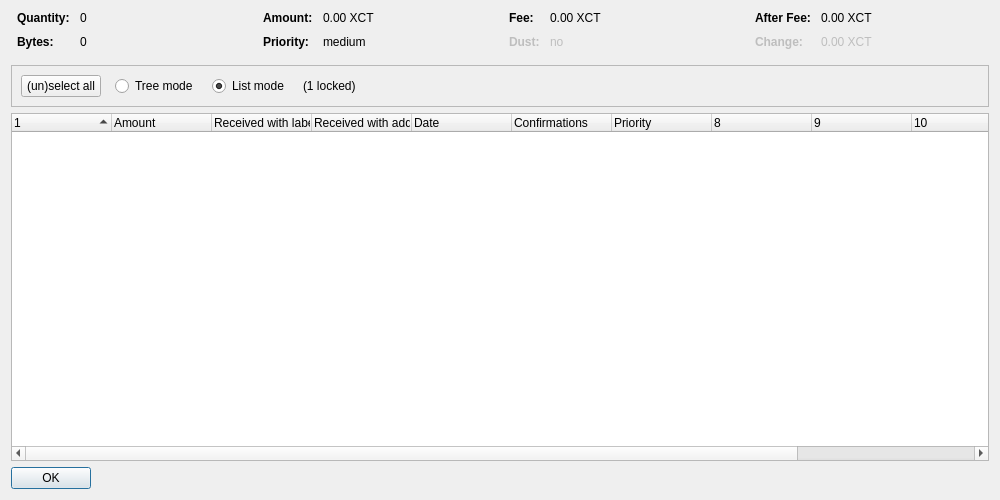
<?xml version="1.0" encoding="UTF-8"?>
<ui version="4.0">
 <class>CoinControlDialog</class>
 <widget class="QDialog" name="CoinControlDialog">
  <property name="geometry">
   <rect>
    <x>0</x>
    <y>0</y>
    <width>1000</width>
    <height>500</height>
   </rect>
  </property>
  <property name="windowTitle">
   <string>Coin Selection</string>
  </property>
  <layout class="QVBoxLayout" name="verticalLayout">
   <item>
    <layout class="QHBoxLayout" name="horizontalLayoutTop" stretch="0,0,0,0">
     <property name="topMargin">
      <number>0</number>
     </property>
     <property name="bottomMargin">
      <number>10</number>
     </property>
     <item>
      <layout class="QFormLayout" name="formLayoutCoinControl1">
       <property name="horizontalSpacing">
        <number>10</number>
       </property>
       <property name="verticalSpacing">
        <number>10</number>
       </property>
       <property name="leftMargin">
        <number>6</number>
       </property>
       <property name="rightMargin">
        <number>6</number>
       </property>
       <item row="0" column="0">
        <widget class="QLabel" name="labelCoinControlQuantityText">
         <property name="font">
          <font>
           <weight>75</weight>
           <bold>true</bold>
          </font>
         </property>
         <property name="text">
          <string>Quantity:</string>
         </property>
        </widget>
       </item>
       <item row="0" column="1">
        <widget class="QLabel" name="labelCoinControlQuantity">
         <property name="cursor">
          <cursorShape>IBeamCursor</cursorShape>
         </property>
         <property name="contextMenuPolicy">
          <enum>Qt::ActionsContextMenu</enum>
         </property>
         <property name="text">
          <string notr="true">0</string>
         </property>
         <property name="textInteractionFlags">
          <set>Qt::LinksAccessibleByMouse|Qt::TextSelectableByKeyboard|Qt::TextSelectableByMouse</set>
         </property>
        </widget>
       </item>
       <item row="1" column="0">
        <widget class="QLabel" name="labelCoinControlBytesText">
         <property name="font">
          <font>
           <weight>75</weight>
           <bold>true</bold>
          </font>
         </property>
         <property name="text">
          <string>Bytes:</string>
         </property>
        </widget>
       </item>
       <item row="1" column="1">
        <widget class="QLabel" name="labelCoinControlBytes">
         <property name="cursor">
          <cursorShape>IBeamCursor</cursorShape>
         </property>
         <property name="contextMenuPolicy">
          <enum>Qt::ActionsContextMenu</enum>
         </property>
         <property name="text">
          <string notr="true">0</string>
         </property>
         <property name="textInteractionFlags">
          <set>Qt::LinksAccessibleByMouse|Qt::TextSelectableByKeyboard|Qt::TextSelectableByMouse</set>
         </property>
        </widget>
       </item>
      </layout>
     </item>
     <item>
      <layout class="QFormLayout" name="formLayoutCoinControl2">
       <property name="horizontalSpacing">
        <number>10</number>
       </property>
       <property name="verticalSpacing">
        <number>10</number>
       </property>
       <property name="leftMargin">
        <number>6</number>
       </property>
       <property name="rightMargin">
        <number>6</number>
       </property>
       <item row="0" column="0">
        <widget class="QLabel" name="labelCoinControlAmountText">
         <property name="font">
          <font>
           <weight>75</weight>
           <bold>true</bold>
          </font>
         </property>
         <property name="text">
          <string>Amount:</string>
         </property>
        </widget>
       </item>
       <item row="0" column="1">
        <widget class="QLabel" name="labelCoinControlAmount">
         <property name="cursor">
          <cursorShape>IBeamCursor</cursorShape>
         </property>
         <property name="contextMenuPolicy">
          <enum>Qt::ActionsContextMenu</enum>
         </property>
         <property name="text">
          <string notr="true">0.00 XCT</string>
         </property>
         <property name="textInteractionFlags">
          <set>Qt::LinksAccessibleByMouse|Qt::TextSelectableByKeyboard|Qt::TextSelectableByMouse</set>
         </property>
        </widget>
       </item>
       <item row="1" column="0">
        <widget class="QLabel" name="labelCoinControlPriorityText">
         <property name="font">
          <font>
           <weight>75</weight>
           <bold>true</bold>
          </font>
         </property>
         <property name="text">
          <string>Priority:</string>
         </property>
        </widget>
       </item>
       <item row="1" column="1">
        <widget class="QLabel" name="labelCoinControlPriority">
         <property name="cursor">
          <cursorShape>IBeamCursor</cursorShape>
         </property>
         <property name="contextMenuPolicy">
          <enum>Qt::ActionsContextMenu</enum>
         </property>
         <property name="text">
          <string notr="true">medium</string>
         </property>
         <property name="textInteractionFlags">
          <set>Qt::LinksAccessibleByMouse|Qt::TextSelectableByKeyboard|Qt::TextSelectableByMouse</set>
         </property>
        </widget>
       </item>
      </layout>
     </item>
     <item>
      <layout class="QFormLayout" name="formLayoutCoinControl3">
       <property name="horizontalSpacing">
        <number>10</number>
       </property>
       <property name="verticalSpacing">
        <number>10</number>
       </property>
       <property name="leftMargin">
        <number>6</number>
       </property>
       <property name="rightMargin">
        <number>6</number>
       </property>
       <item row="0" column="0">
        <widget class="QLabel" name="labelCoinControlFeeText">
         <property name="font">
          <font>
           <weight>75</weight>
           <bold>true</bold>
          </font>
         </property>
         <property name="text">
          <string>Fee:</string>
         </property>
        </widget>
       </item>
       <item row="0" column="1">
        <widget class="QLabel" name="labelCoinControlFee">
         <property name="cursor">
          <cursorShape>IBeamCursor</cursorShape>
         </property>
         <property name="contextMenuPolicy">
          <enum>Qt::ActionsContextMenu</enum>
         </property>
         <property name="text">
          <string notr="true">0.00 XCT</string>
         </property>
         <property name="textInteractionFlags">
          <set>Qt::LinksAccessibleByMouse|Qt::TextSelectableByKeyboard|Qt::TextSelectableByMouse</set>
         </property>
        </widget>
       </item>
       <item row="1" column="0">
        <widget class="QLabel" name="labelCoinControlLowOutputText">
         <property name="enabled">
          <bool>false</bool>
         </property>
         <property name="font">
          <font>
           <weight>75</weight>
           <bold>true</bold>
          </font>
         </property>
         <property name="text">
          <string>Dust:</string>
         </property>
        </widget>
       </item>
       <item row="1" column="1">
        <widget class="QLabel" name="labelCoinControlLowOutput">
         <property name="enabled">
          <bool>false</bool>
         </property>
         <property name="cursor">
          <cursorShape>IBeamCursor</cursorShape>
         </property>
         <property name="contextMenuPolicy">
          <enum>Qt::ActionsContextMenu</enum>
         </property>
         <property name="text">
          <string notr="true">no</string>
         </property>
         <property name="textInteractionFlags">
          <set>Qt::LinksAccessibleByMouse|Qt::TextSelectableByKeyboard|Qt::TextSelectableByMouse</set>
         </property>
        </widget>
       </item>
      </layout>
     </item>
     <item>
      <layout class="QFormLayout" name="formLayoutCoinControl4">
       <property name="horizontalSpacing">
        <number>10</number>
       </property>
       <property name="verticalSpacing">
        <number>10</number>
       </property>
       <property name="leftMargin">
        <number>6</number>
       </property>
       <property name="rightMargin">
        <number>6</number>
       </property>
       <item row="0" column="0">
        <widget class="QLabel" name="labelCoinControlAfterFeeText">
         <property name="font">
          <font>
           <weight>75</weight>
           <bold>true</bold>
          </font>
         </property>
         <property name="text">
          <string>After Fee:</string>
         </property>
        </widget>
       </item>
       <item row="0" column="1">
        <widget class="QLabel" name="labelCoinControlAfterFee">
         <property name="cursor">
          <cursorShape>IBeamCursor</cursorShape>
         </property>
         <property name="contextMenuPolicy">
          <enum>Qt::ActionsContextMenu</enum>
         </property>
         <property name="text">
          <string notr="true">0.00 XCT</string>
         </property>
         <property name="textInteractionFlags">
          <set>Qt::LinksAccessibleByMouse|Qt::TextSelectableByKeyboard|Qt::TextSelectableByMouse</set>
         </property>
        </widget>
       </item>
       <item row="1" column="0">
        <widget class="QLabel" name="labelCoinControlChangeText">
         <property name="enabled">
          <bool>false</bool>
         </property>
         <property name="font">
          <font>
           <weight>75</weight>
           <bold>true</bold>
          </font>
         </property>
         <property name="text">
          <string>Change:</string>
         </property>
        </widget>
       </item>
       <item row="1" column="1">
        <widget class="QLabel" name="labelCoinControlChange">
         <property name="enabled">
          <bool>false</bool>
         </property>
         <property name="cursor">
          <cursorShape>IBeamCursor</cursorShape>
         </property>
         <property name="contextMenuPolicy">
          <enum>Qt::ActionsContextMenu</enum>
         </property>
         <property name="text">
          <string notr="true">0.00 XCT</string>
         </property>
         <property name="textInteractionFlags">
          <set>Qt::LinksAccessibleByMouse|Qt::TextSelectableByKeyboard|Qt::TextSelectableByMouse</set>
         </property>
        </widget>
       </item>
      </layout>
     </item>
    </layout>
   </item>
   <item>
    <widget class="QFrame" name="frame">
     <property name="minimumSize">
      <size>
       <width>0</width>
       <height>40</height>
      </size>
     </property>
     <property name="frameShape">
      <enum>QFrame::StyledPanel</enum>
     </property>
     <property name="frameShadow">
      <enum>QFrame::Sunken</enum>
     </property>
     <layout class="QHBoxLayout" name="horizontalLayout">
      <item>
       <layout class="QHBoxLayout" name="horizontalLayoutPanel" stretch="0,0,0,0,0">
        <property name="spacing">
         <number>14</number>
        </property>
        <item>
         <widget class="QPushButton" name="pushButtonSelectAll">
          <property name="sizePolicy">
           <sizepolicy hsizetype="Maximum" vsizetype="Fixed">
            <horstretch>0</horstretch>
            <verstretch>0</verstretch>
           </sizepolicy>
          </property>
          <property name="text">
           <string>(un)select all</string>
          </property>
          <property name="autoDefault">
           <bool>false</bool>
          </property>
         </widget>
        </item>
        <item>
         <widget class="QRadioButton" name="radioTreeMode">
          <property name="sizePolicy">
           <sizepolicy hsizetype="Maximum" vsizetype="Fixed">
            <horstretch>0</horstretch>
            <verstretch>0</verstretch>
           </sizepolicy>
          </property>
          <property name="text">
           <string>Tree mode</string>
          </property>
         </widget>
        </item>
        <item>
         <widget class="QRadioButton" name="radioListMode">
          <property name="sizePolicy">
           <sizepolicy hsizetype="Maximum" vsizetype="Fixed">
            <horstretch>0</horstretch>
            <verstretch>0</verstretch>
           </sizepolicy>
          </property>
          <property name="text">
           <string>List mode</string>
          </property>
          <property name="checked">
           <bool>true</bool>
          </property>
         </widget>
        </item>
        <item>
         <widget class="QLabel" name="labelLocked">
          <property name="text">
           <string notr="true">(1 locked)</string>
          </property>
         </widget>
        </item>
        <item>
         <spacer name="horizontalSpacer">
          <property name="orientation">
           <enum>Qt::Horizontal</enum>
          </property>
          <property name="sizeHint" stdset="0">
           <size>
            <width>40</width>
            <height>20</height>
           </size>
          </property>
         </spacer>
        </item>
       </layout>
      </item>
     </layout>
    </widget>
   </item>
   <item>
    <widget class="CoinControlTreeWidget" name="treeWidget">
     <property name="contextMenuPolicy">
      <enum>Qt::CustomContextMenu</enum>
     </property>
     <property name="sortingEnabled">
      <bool>false</bool>
     </property>
     <property name="columnCount">
      <number>12</number>
     </property>
     <attribute name="headerShowSortIndicator" stdset="0">
      <bool>true</bool>
     </attribute>
     <attribute name="headerStretchLastSection">
      <bool>false</bool>
     </attribute>
     <column>
      <property name="text">
       <string/>
      </property>
     </column>
     <column>
      <property name="text">
       <string>Amount</string>
      </property>
     </column>
     <column>
      <property name="text">
       <string>Received with label</string>
      </property>
     </column>
     <column>
      <property name="text">
       <string>Received with address</string>
      </property>
     </column>
     <column>
      <property name="text">
       <string>Date</string>
      </property>
     </column>
     <column>
      <property name="text">
       <string>Confirmations</string>
      </property>
      <property name="toolTip">
       <string>Confirmed</string>
      </property>
     </column>
     <column>
      <property name="text">
       <string>Priority</string>
      </property>
     </column>
     <column>
      <property name="text">
       <string/>
      </property>
     </column>
     <column>
      <property name="text">
       <string/>
      </property>
     </column>
     <column>
      <property name="text">
       <string/>
      </property>
     </column>
     <column>
      <property name="text">
       <string/>
      </property>
     </column>
     <column>
      <property name="text">
       <string/>
      </property>
     </column>
    </widget>
   </item>
   <item>
    <widget class="QDialogButtonBox" name="buttonBox">
     <property name="sizePolicy">
      <sizepolicy hsizetype="Maximum" vsizetype="Fixed">
       <horstretch>0</horstretch>
       <verstretch>0</verstretch>
      </sizepolicy>
     </property>
     <property name="orientation">
      <enum>Qt::Horizontal</enum>
     </property>
     <property name="standardButtons">
      <set>QDialogButtonBox::Ok</set>
     </property>
    </widget>
   </item>
  </layout>
 </widget>
 <customwidgets>
  <customwidget>
   <class>CoinControlTreeWidget</class>
   <extends>QTreeWidget</extends>
   <header>coincontroltreewidget.h</header>
  </customwidget>
 </customwidgets>
 <resources/>
 <connections/>
</ui>
